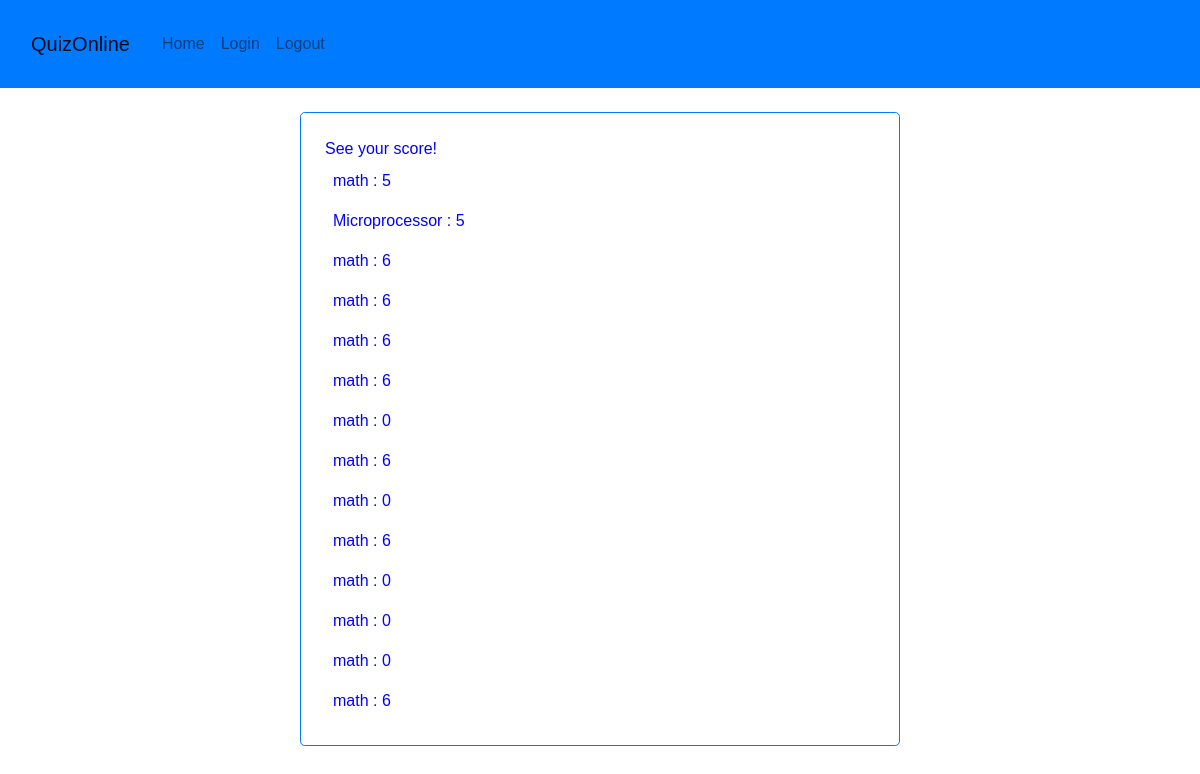
Page /view_score (signed in) on the earlier database version.
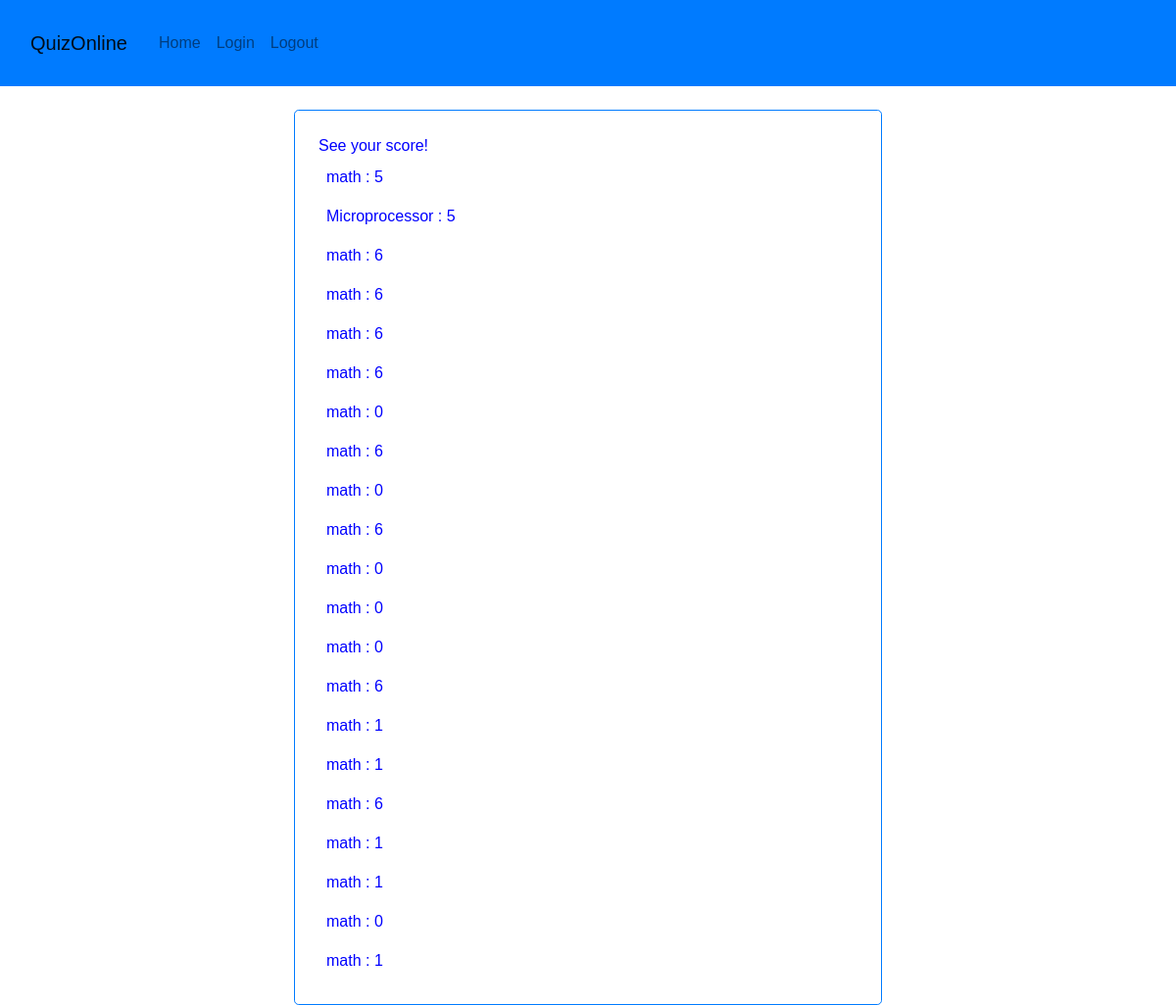
Same page on the later database version.
### questions/models.py (models this page shows, shortened)
class ScoreBoard(models.Model):
    course = models.ForeignKey(Course, on_delete=models.CASCADE)
    user = models.ForeignKey(User, on_delete=models.CASCADE)
    score = models.IntegerField()

class Course(models.Model):
    course_name = models.CharField(max_length=100)

### questions/views.py (the view)
# urls.py: path('view_score', view_score, name="view_score"),
@login_required(login_url='/accounts/login')
def view_score(request):
    user = request.user
    score = ScoreBoard.objects.filter(user=user)
    context = {'scores': score}
    return render(request, 'score.html', context)

### templates/score.html (shortened to what this page needs)
{% extends 'base.html' %}
{% load static %}
        {%block content %}
            See your score!
            {% for s in scores %}
                <div>{{ s.course.course_name }} : {{ s.score }}</div>
            {% endfor %}
        {% endblock %}

### templates/base.html (shortened to what this page needs)
<head>
    {% load static %}
    <link rel="stylesheet" href="https://cdn.jsdelivr.net/npm/bootstrap@4.6.1/dist/css/bootstrap.min.css">
    <link rel = "stylesheet" href="{% static 'styles.css' %}" >
</head>
<body>
    <nav class="navbar navbar-expand-lg navbar-light bg-primary">
        <div class="container-fluid">
          <a class="navbar-brand" href="#">QuizOnline</a>
          <div class="collapse navbar-collapse" id="navbarNav">
            <ul class="navbar-nav">
              <li class="nav-item">
                <a class="nav-link" href="/">Home</a>
              </li>
              <li class="nav-item">
                <a class="nav-link" href="/accounts/login">Login</a>
              </li>
              <li class="nav-item">
                <a class="nav-link" href="/accounts/logout">Logout</a>
              </li>
            </ul>
          </div>
        </div>
      </nav>
    <div class="container w-50 border border-primary rounded-lg mx-auto mt-4 p-4">
        {% block content %}
        {% endblock %}
    </div>
</body>

### static/styles.css (style rules this page uses)
* { box-sizing: border-box; color: blue; }
body { margin: 0; font-family: Arial, Helvetica, sans-serif; background-color: white; }
form, div { padding: 8px; }

Differences in the rows shown:
added ScoreBoard: course.course_name "math", score "1"
added ScoreBoard: course.course_name "math", score "1"
added ScoreBoard: course.course_name "math", score "6"
added ScoreBoard: course.course_name "math", score "1"
added ScoreBoard: course.course_name "math", score "1"
added ScoreBoard: course.course_name "math", score "0"
added ScoreBoard: course.course_name "math", score "1"
